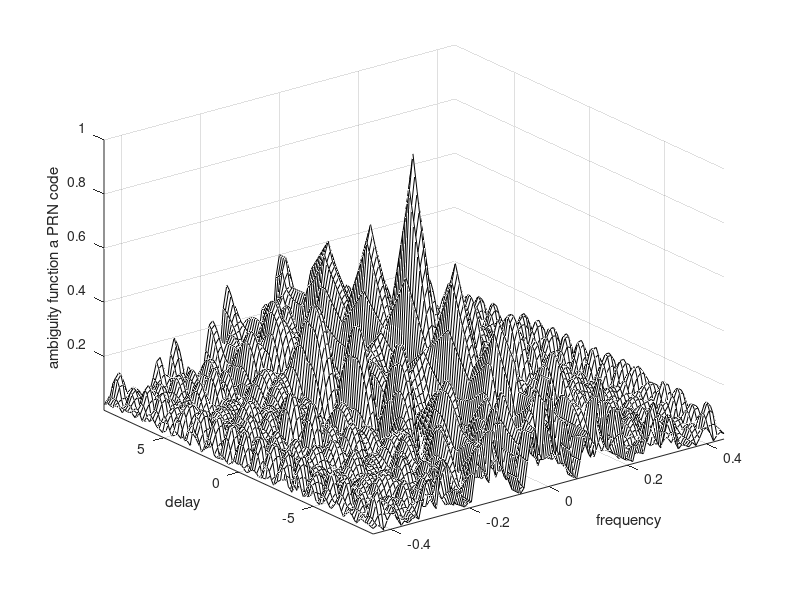
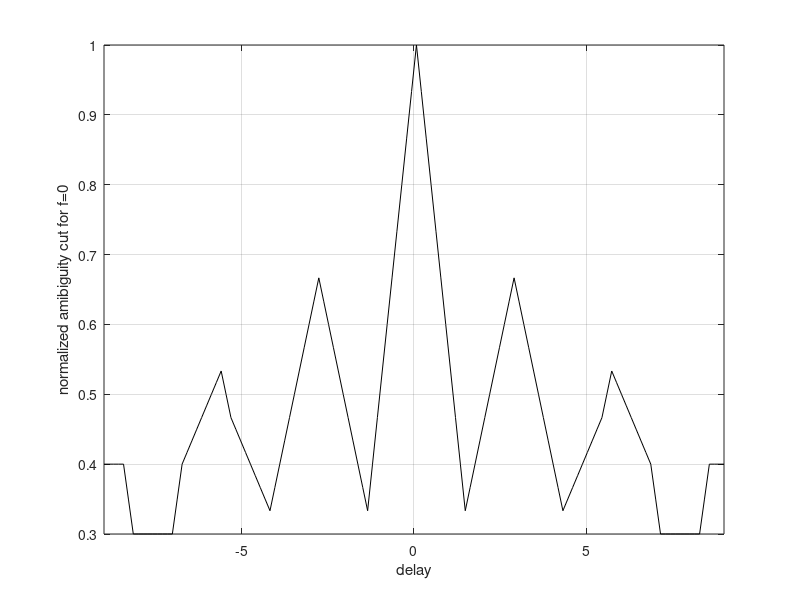
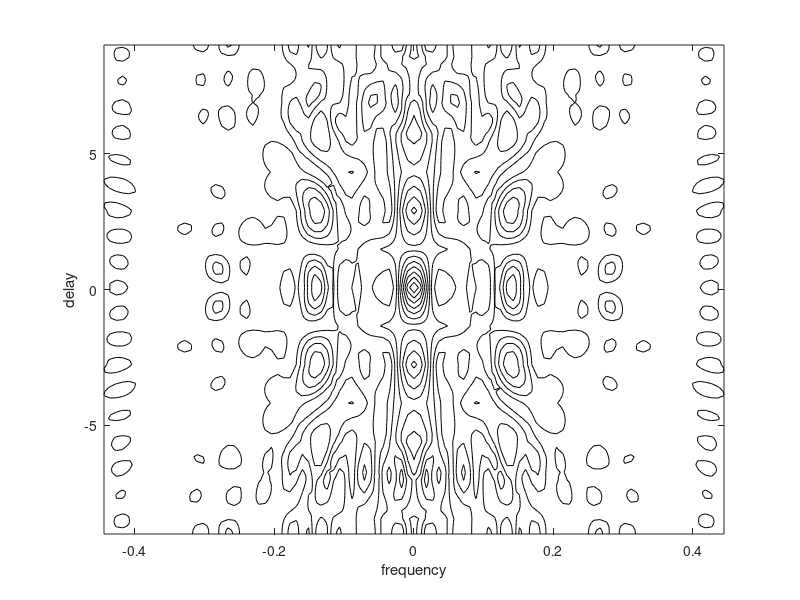

Write the MATLAB code that produced these figures, in order.
%% CODE for ambiguity function through fft
%%% source: http://maxwell.sze.hu/~ungert/Radiorendszerek_satlab/Segedanyagok/Ajanlott_irodalom/matlab_simulations_for_radar_systems_design_(cuppy).pdf
%%% page: 247/686

%%% Note: the code calc the ambiguity function between the same sequence:
%%%       Modify v or u and adapt to handle PRN and signal
uinput=[1 0 1 0 1 1 1 0 1];

% Compute and plot the ambiguity function for a PRN code
% Compute the ambiguity function by utilizing the FFT
% through combining multiple range cuts
% OUTPUT: ambig
N = size(uinput,2);
tau = N;
PRN = uinput;
samp_num = size(PRN,2) * 10;
n = ceil(log(samp_num) / log(2));
nfft = 2^n;
u(1:nfft) = 0;
j = 0;
for index = 1:10:samp_num
 index;
 j = j+1;
 u(index:index+10-1) = PRN(j);
end
% set-up the array v
v = u;
delay = linspace(0,5*tau,nfft);
freq_del = 8 / tau /100;
j = 0;
vfft = fft(v,nfft);
for freq = -4/tau:freq_del:4/tau
 j = j+1;
 exf = exp(sqrt(-1) * 2. * pi * freq .* delay);
 u_times_exf = u .* exf;
 ufft = fft(u_times_exf,nfft);
 prod = ufft .* conj(vfft);
 ambig(:,j) = fftshift(abs(ifft(prod))');
end
freq = -4/tau:freq_del:4/tau;
delay = linspace(-N,N,nfft);
figure(1)
mesh(freq,delay,ambig ./ max(max(ambig)))
colormap([.5 .5 .5])
colormap(gray)
axis tight
xlabel('frequency')
ylabel('delay')
zlabel('ambiguity function a PRN code')
figure(2)
plot(delay,ambig(:,51)/(max(max(ambig))),'k')
xlabel('delay')
ylabel('normalized amibiguity cut for f=0')
grid
axis tight
figure(3)
contour(freq,delay,ambig ./ max(max(ambig)))
axis tight
colormap([.5 .5 .5])
colormap(gray)
xlabel('frequency')
ylabel('delay')